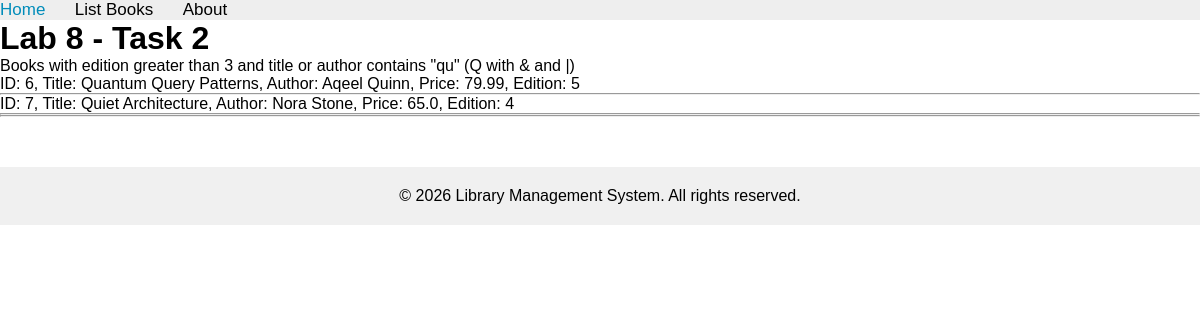
The app's page /books/lab8/task2, older data.
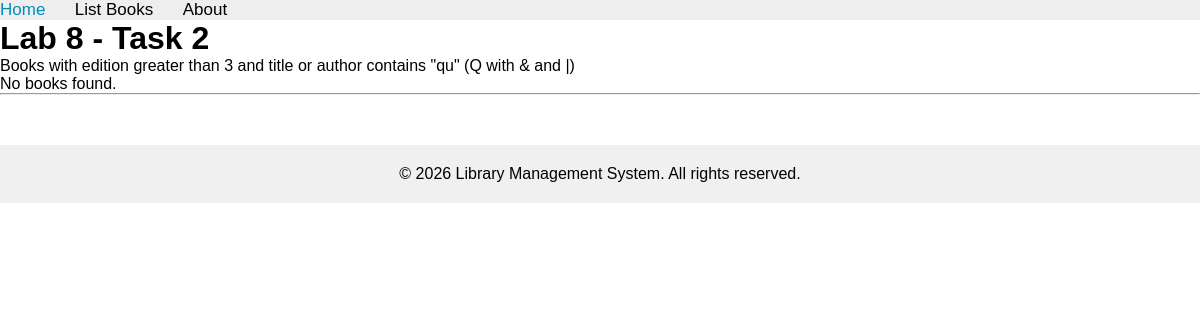
The same page, newer data.
### apps/bookmodule/models.py (models this page shows, shortened)
class Book(models.Model):
    title = models.CharField(max_length=100)
    price = models.FloatField(default=0.0)
    quantity = models.IntegerField(default=1)
    pubdate = models.DateTimeField()
    rating = models.SmallIntegerField(default=1)
    publisher = models.ForeignKey(Publisher, null=True, blank=True, on_delete=models.SET_NULL, related_name='books')
    authors = models.ManyToManyField(Author, related_name='books')
    author = models.CharField(max_length=50, default='Unknown')
    edition = models.SmallIntegerField(default=1)

### apps/bookmodule/views.py (the view)
# urls.py: path('lab8/task2', views.lab8_task2, name="books.lab8_task2"),
def lab8_task2(request):
    contains_qu = Q(title__icontains='qu') | Q(author__icontains='qu')
    books = Book.objects.filter(Q(edition__gt=3) & contains_qu)
    return render(request, 'bookmodule/lab8_task2.html', {'books': books})

### apps/templates/bookmodule/lab8_task2.html (shortened to what this page needs)
{% extends "layouts/base.html" %}
{% block content %}
<h1>Lab 8 - Task 2</h1>
<p>Books with edition greater than 3 and title or author contains "qu" (Q with & and |)</p>
{% if books %}
    {% for book in books %}
        ID: {{ book.id }}, Title: {{ book.title }}, Author: {{ book.author }}, Price: {{ book.price }}, Edition: {{ book.edition }}
        <hr>
    {% endfor %}
{% else %}
    <p>No books found.</p>
{% endif %}
{% endblock content %}

Row changes from the older to the newer data that the page shows:
removed Book: id "6", title "Quantum Query Patterns", author "Aqeel Quinn", price "79.99", edition "5"
removed Book: id "7", title "Quiet Architecture", author "Nora Stone", price "65.0", edition "4"
Text that changed along with them:
text now shown: "No books found."
